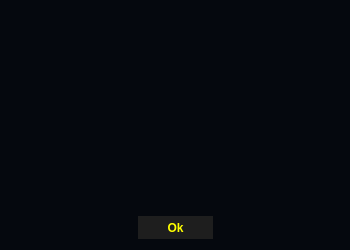
<?xml version="1.0" encoding="UTF-8"?>
<ui version="4.0">
 <class>Error</class>
 <widget class="QDialog" name="Error">
  <property name="geometry">
   <rect>
    <x>0</x>
    <y>0</y>
    <width>350</width>
    <height>250</height>
   </rect>
  </property>
  <property name="sizePolicy">
   <sizepolicy hsizetype="Fixed" vsizetype="Fixed">
    <horstretch>0</horstretch>
    <verstretch>0</verstretch>
   </sizepolicy>
  </property>
  <property name="minimumSize">
   <size>
    <width>350</width>
    <height>250</height>
   </size>
  </property>
  <property name="maximumSize">
   <size>
    <width>350</width>
    <height>268</height>
   </size>
  </property>
  <property name="windowTitle">
   <string>Lucrum</string>
  </property>
  <property name="windowIcon">
   <iconset>
    <normaloff>../Resources/icon.ico</normaloff>../Resources/icon.ico</iconset>
  </property>
  <property name="styleSheet">
   <string notr="true">background-color: rgb(5, 8, 14);</string>
  </property>
  <layout class="QGridLayout" name="gridLayout">
   <item row="0" column="0">
    <layout class="QVBoxLayout" name="verticalLayout">
     <item>
      <layout class="QHBoxLayout" name="horizontalLayout">
       <item>
        <spacer name="horizontalSpacer">
         <property name="orientation">
          <enum>Qt::Horizontal</enum>
         </property>
         <property name="sizeHint" stdset="0">
          <size>
           <width>40</width>
           <height>20</height>
          </size>
         </property>
        </spacer>
       </item>
       <item>
        <widget class="QLabel" name="LBL_Error">
         <property name="text">
          <string/>
         </property>
         <property name="pixmap">
          <pixmap>../Resources/error.png</pixmap>
         </property>
         <property name="scaledContents">
          <bool>true</bool>
         </property>
        </widget>
       </item>
       <item>
        <spacer name="horizontalSpacer_2">
         <property name="orientation">
          <enum>Qt::Horizontal</enum>
         </property>
         <property name="sizeHint" stdset="0">
          <size>
           <width>40</width>
           <height>20</height>
          </size>
         </property>
        </spacer>
       </item>
      </layout>
     </item>
     <item>
      <spacer name="verticalSpacer">
       <property name="orientation">
        <enum>Qt::Vertical</enum>
       </property>
       <property name="sizeHint" stdset="0">
        <size>
         <width>20</width>
         <height>40</height>
        </size>
       </property>
      </spacer>
     </item>
     <item>
      <layout class="QHBoxLayout" name="horizontalLayout_4">
       <item>
        <spacer name="horizontalSpacer_3">
         <property name="orientation">
          <enum>Qt::Horizontal</enum>
         </property>
         <property name="sizeHint" stdset="0">
          <size>
           <width>40</width>
           <height>20</height>
          </size>
         </property>
        </spacer>
       </item>
       <item>
        <widget class="QLabel" name="LINE_Error">
         <property name="font">
          <font>
           <weight>75</weight>
           <bold>true</bold>
          </font>
         </property>
         <property name="styleSheet">
          <string notr="true">color: rgb(255, 255, 0);</string>
         </property>
         <property name="text">
          <string/>
         </property>
        </widget>
       </item>
       <item>
        <spacer name="horizontalSpacer_4">
         <property name="orientation">
          <enum>Qt::Horizontal</enum>
         </property>
         <property name="sizeHint" stdset="0">
          <size>
           <width>40</width>
           <height>20</height>
          </size>
         </property>
        </spacer>
       </item>
      </layout>
     </item>
     <item>
      <spacer name="verticalSpacer_2">
       <property name="orientation">
        <enum>Qt::Vertical</enum>
       </property>
       <property name="sizeHint" stdset="0">
        <size>
         <width>20</width>
         <height>40</height>
        </size>
       </property>
      </spacer>
     </item>
     <item>
      <layout class="QHBoxLayout" name="horizontalLayout_3">
       <item>
        <spacer name="horizontalSpacer_5">
         <property name="orientation">
          <enum>Qt::Horizontal</enum>
         </property>
         <property name="sizeHint" stdset="0">
          <size>
           <width>40</width>
           <height>20</height>
          </size>
         </property>
        </spacer>
       </item>
       <item>
        <widget class="QPushButton" name="BTN_Ok">
         <property name="minimumSize">
          <size>
           <width>75</width>
           <height>23</height>
          </size>
         </property>
         <property name="font">
          <font>
           <weight>75</weight>
           <bold>true</bold>
          </font>
         </property>
         <property name="cursor">
          <cursorShape>PointingHandCursor</cursorShape>
         </property>
         <property name="styleSheet">
          <string notr="true">QPushButton{
	border-style: outset;
	background-color: rgb(30, 30, 30);	
	color: rgb(255, 255, 0);
}

QPushButton:hover{
    background-color: rgb(30, 30, 30);
	border-bottom: 2px solid ;
	border-bottom-color: rgb(255, 255, 0);
}</string>
         </property>
         <property name="text">
          <string>Ok</string>
         </property>
        </widget>
       </item>
       <item>
        <spacer name="horizontalSpacer_6">
         <property name="orientation">
          <enum>Qt::Horizontal</enum>
         </property>
         <property name="sizeHint" stdset="0">
          <size>
           <width>40</width>
           <height>20</height>
          </size>
         </property>
        </spacer>
       </item>
      </layout>
     </item>
    </layout>
   </item>
  </layout>
 </widget>
 <resources/>
 <connections/>
</ui>
